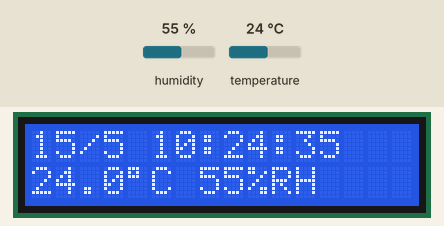
This sketch was run on a simulated ESP8266 (NodeMCU). Shown: 16×2 character LCD. Inputs (shaded band) come from the test bench; at power-on: temperature 24 °C, humidity 55 %. WiFi joins after 1.5 s; servers stay silent unless stated; network time is answered at once with the bench clock; the local clock reads 2024-03-15 10:24:30 at power-on unless the sketch sets it; the audio player accepts every command and is not drawn.

Above: at 5.3 s.
5.4 s: temperature set to 11 °C
At 6.9 s:
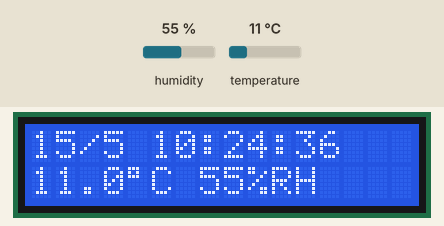
8.9 s: temperature set to 8 °C
At 12.9 s:
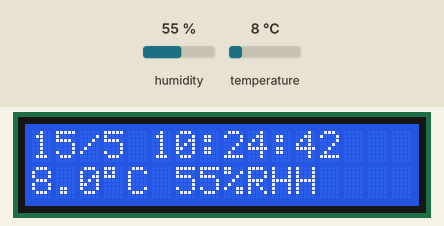
15.1 s: humidity set to 22 %
At 18.0 s:
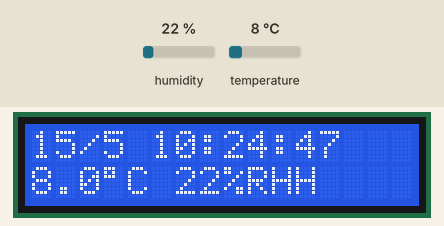
19.7 s: humidity set to 40 %
At 22.9 s:
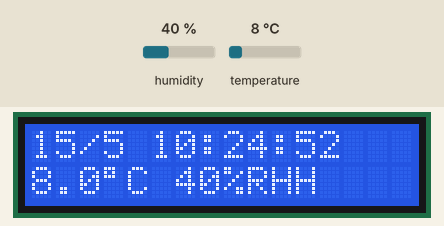
Timing chart, 0 to 24.4 s (numbered marks = the images above; inputs shaded):
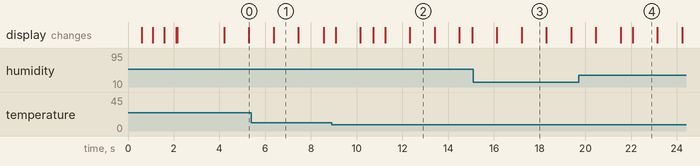

Measured:
- the behaviour switches between 10 and 9 °C on temperature (found by bisection; images 1 and 2)
- after the input at 8.9 s, the display: first differs from a run without the input after 1.8 s (image 2 shows a later state)
- what the display in image 1 shows lasts 1.1 s, from 6.4 s to 7.5 s

The sketch:

chirkov-clock.ino
```cpp
#include <LiquidCrystal_PCF8574.h>
LiquidCrystal_PCF8574 lcd(0x27);

#include <DHT.h>
#define DHTTYPE DHT11
uint8_t DHTPin = D4;
DHT dht(DHTPin, DHTTYPE);
float Temperature, Humidity;

#include <ESP8266WiFi.h>
#include <WiFiUdp.h>
#include <NTPClient.h>
#include <time.h>
#include <RTClib.h>
RTC_DS3231 rtc;

// define wifi credentials
const char *ssid     = "WIFI SSID";
const char *password = "WIFI PASSWD";

WiFiUDP ntpUDP;
NTPClient timeClient(ntpUDP, "ro.pool.ntp.org", 7200, 60000);

#include "DFRobotDFPlayerMini.h"
DFRobotDFPlayerMini mp3;


void setup() {
  // put your setup code here, to run once:
  Serial.begin(9600);
  Serial.swap(); //now hardware serial on D8/GPIO15(TX)-DF(RX) & D7/GPIO13(RX)-DF(TX)
  Serial.flush(); //clear serial library buffer, ALWAYS CLEAN BUFFER AFTER SERIAL SWAP!!!

  mp3.begin(Serial);
  mp3.volume(10);

  pinMode(DHTPin, INPUT);
  dht.begin();

  lcd.begin(16, 2);
  lcd.clear();

  if (! rtc.begin()) {
    lcd.print("Couldn't find RTC");
  }

if (rtc.lostPower()) {
    lcd.print("RTC lost power");
    // When time needs to be set on a new device, or after a power loss, the
    // following line sets the RTC to the date & time this sketch was compiled
    rtc.adjust(DateTime(F(__DATE__), F(__TIME__)));
    // This line sets the RTC with an explicit date & time, for example to set
    // January 21, 2014 at 3am you would call:
    // rtc.adjust(DateTime(2014, 1, 21, 3, 0, 0));
  }

  // When time needs to be re-set on a previously configured device, the
  // following line sets the RTC to the date & time this sketch was compiled
  // rtc.adjust(DateTime(F(__DATE__), F(__TIME__)));
  // This line sets the RTC with an explicit date & time, for example to set
  // January 21, 2014 at 3am you would call:
  // rtc.adjust(DateTime(2014, 1, 21, 3, 0, 0));

  syncTime();

}

void loop() {
  // put your main code here, to run repeatedly:

  Temperature = dht.readTemperature();
  delay(10);
  Humidity = dht.readHumidity();

  lcd.setBacklight(255);
  lcd.setCursor(0, 0);

  DateTime now = rtc.now();
  unsigned int nw = (unsigned int)now.hour() * 10000 + (unsigned int)now.minute() * 100 + (unsigned int)now.second();


  if (now.day() < 10) lcd.print('0');
  lcd.print(now.day());
  lcd.print('/');
  if (now.dayOfTheWeek() == 0) lcd.print('7');
  else lcd.print(now.dayOfTheWeek());

  lcd.print(" ");
  //if (nw < 99999) lcd.print('0');
  //lcd.print(nw);

  if (now.hour() < 10) lcd.print('0');
  lcd.print(now.hour());
  lcd.print(':');
  if (now.minute() < 10) lcd.print('0');
  lcd.print(now.minute());
  lcd.print(':');
  if (now.second() < 10) lcd.print('0');
  lcd.print(now.second());


  lcd.setCursor(0, 1);

  lcd.print(Temperature, 1);
  lcd.print(char(223)); // degree symbol
  lcd.print("C ");
  lcd.print(Humidity, 0);
  lcd.print("%RH");

  if ((uint32_t)millis() / 1000ul % 86400ul == 0ul){
    syncTime();
  }


  if (now.dayOfTheWeek() != 0){
    switch(nw){
      case 64000: mp3.playMp3Folder(1); break;
      case 65900: mp3.playMp3Folder(6); break;
      case 72000: mp3.playMp3Folder(7); break;
      case 73000: mp3.playMp3Folder(8); break;
      case 74000: mp3.playMp3Folder(9); break;
      case 74700: mp3.playMp3Folder(10); break;
      case 75200: mp3.playMp3Folder(5); break;
      default: break;
    }
  } // if (now.dayOfTheWeek() != 0){

  delay(500);
}

void syncTime(){
  showInitMessageLine("WiFi init .");
  WiFi.begin(ssid, password);
  while ( WiFi.status() != WL_CONNECTED ) {
    delay ( 500 );
    lcd.print ( "." );
  }

  timeClient.begin();

  showInitMessageLine("Adjust time...");
  timeClient.update();
  rtc.adjust(timeClient.getEpochTime());
  WiFi.mode(WIFI_OFF);
  showInitMessageLine("Init done!");
  delay(2000);
  //lcd.clear();
  //lcd.setCursor(4,0);
}

void showInitMessageLine(String line){
  lcd.clear();
  lcd.setCursor(0,0);
  lcd.print(line);
}
```
